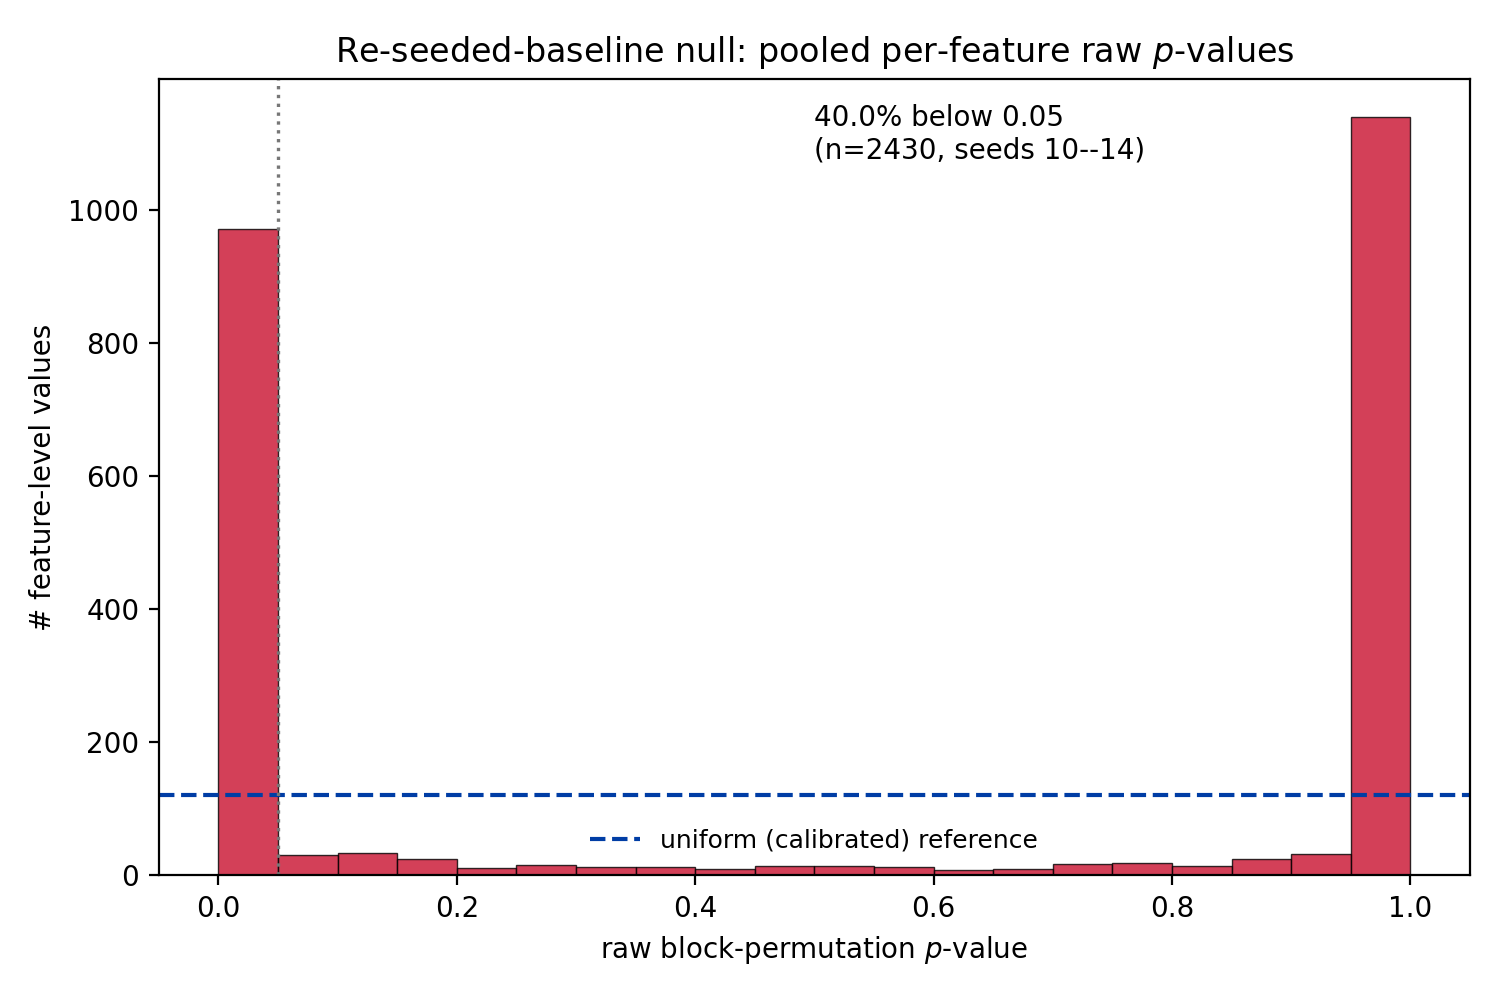

Write Python code to recreate this figure.
"""
Quantlet F_null_pvalue_hist

Pooled per-feature raw block-permutation p-values under the empirical
re-seeded-baseline null (xgb_tab vs re-seeded xgb_tab; quantile bins, daily
blocks, seeds 10-14 vs the seed-42 reference; 2,430 = 486 x 5 feature-level
values). A calibrated test would be uniform (dashed line); the observed
distribution concentrates near zero, and the annotated fraction below 0.05
quantifies the diagnostic's anti-conservatism.

Datafile(s): F_null_pvalue_hist.csv  (the 2,430 pooled raw p-values)
Output:      F_null_pvalue_hist.pdf

Provenance: the original per-feature quantile p-values were lost in the disk crash
(see ../../../STATUS.md); F_null_pvalue_hist.csv is regenerated from the reproducible
pipeline (scripts/null_refit_lean.py + scripts/null_analysis.py). The below-0.05
fraction is the reconstruction's; see ../../../REVISION_LOG.md.
"""
import numpy as np
import matplotlib
matplotlib.use("Agg")
import matplotlib.pyplot as plt

p = np.loadtxt("F_null_pvalue_hist.csv", delimiter=",", skiprows=1)
frac = float((p < 0.05).mean())

fig, ax = plt.subplots(figsize=(7.5, 5.0))
ax.hist(p, bins=20, range=(0, 1), color="#C8102E", alpha=0.8,
        edgecolor="black", linewidth=0.5)
ax.axhline(len(p) / 20, color="#003DA5", linestyle="--", lw=1.5,
           label="uniform (calibrated) reference")
ax.axvline(0.05, color="#777777", linestyle=":", lw=1.2)
ax.set_xlabel("raw block-permutation $p$-value")
ax.set_ylabel("# feature-level values")
ax.set_title("Re-seeded-baseline null: pooled per-feature raw $p$-values")
ax.text(0.5, 0.9, f"{frac*100:.1f}% below 0.05\n(n={len(p)}, seeds 10--14)",
        transform=ax.transAxes, fontsize=10)
ax.legend(frameon=False, fontsize=9)
fig.tight_layout()
fig.savefig("F_null_pvalue_hist.pdf")
fig.savefig("F_null_pvalue_hist.png", dpi=200)
plt.close(fig)
print(f"saved F_null_pvalue_hist.pdf; {frac*100:.1f}% below 0.05 (n={len(p)})")
